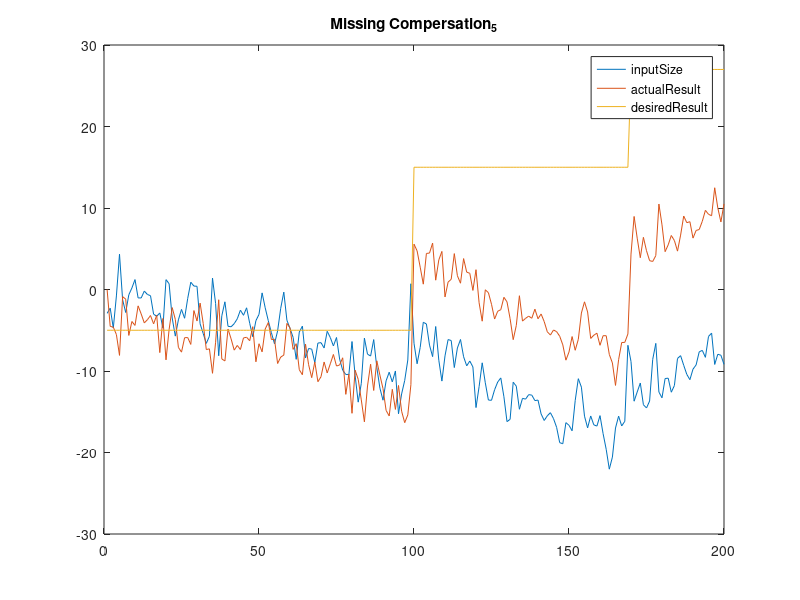

MATLAB code for this plot:
%clear all;                    clc;                
n1=1;                          n2=10;                nu = 10; 
a1=-0.4493;                    b1= 1.3767;           d6 = 0.1;                                                       
benda=load('bankX.mat');       d=zeros(1,7);         ref=ones(1,9);  
%=========================================================================
v=benda.z1;                                          
for k=1:300
ref(k)=-5;  if (k>=050) ref(k)=-5;  end
            if (k>=100) ref(k)=15;  end
            if (k>=170) ref(k)=27;  end
end

%*************************************************************************
B=1;                       f0=1-a1;           f1=a1;
x=[f0 f1 b1];              G=b1;                  
N=d6;                                         NS=-d6;

for i=1:(n2-1)
R=f0;                                         B=[B R];          
f0=f1+R*(1-a1);                               f1=R*(a1); 
G=[G;b1*B(i+1)+b1*B(i)]; 
N=[N;d6*B(i+1)+d6*B(i)];                      NS=[NS;-d6*B(i+1)-d6*B(i)];
x=[x;f0 f1 b1*B(i+1)];
end

for j=1:(n2-1)
G=[G [zeros(j,1);G(1:(length(G)-j),1)]];
N=[N [zeros(j,1);N(1:(length(N)-j),1)]];
end

for j=1:(1)
NS=[NS [zeros(j,1);0*NS(1:(length(NS)-j),1)]];
end

x=x(n1:n2,:);
G=G(n1:n2,:);

%***********************************************************************

for k=1:200
z(k)=k;
west4=N*[v((k+n1-1):(k+n2-1))'];      % DisturbanceInjecktor
east4=NS*[0;0];                       % DisturbanceMeasurering ZEROD
costfunction=(inv(G'*G+0.01*eye(size(G'*G)))*G');
y(k)=-a1*d(1)+b1*d(4)+d6*d(6);
duw=costfunction*([ref((k+n1):(k+n2))']-x*[y(k);d(1);0]...
    -west4-east4);
% HMatrix*(Ref(1)-actualPoints(2)-Disturbs(2)-InverseDisturbs(4))
du(k)=duw(1);
d(2)=d(1);
d(1)=y(k);
d(3)=du(k);

u(k)=d(4)+du(k);
d(5)=d(4);  d(4)=u(k);
d(7)=d(6);  d(6)=v(k);
end
loss=ref(1:200)-y;XA=0;XB=0;
for k=1:199
    XA=XA+loss(k)^2;
    XB=XB+(u(k+1)-u(k))^2;
end
errSize=sqrt(XA)
inputSize=sqrt(XB)
disp('*************************CompersationAbsent*********')
figure;                                 plot(z,u,z,y,z,ref(1:200));
legend('inputSize','actualResult','desiredResult', 'location', 'best')
title('Missing Compersation_5');
KoefficientsOfDiofant_x_G_NS =[x G NS];






